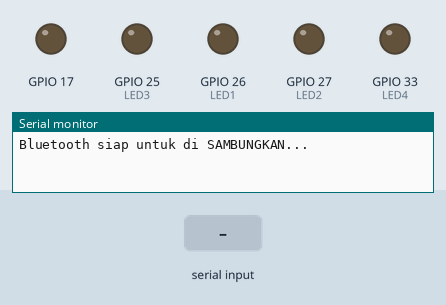
Simulated run of this sketch. Board: ESP32. Shown: output pins drawn as LEDs (lit = HIGH), the last lines printed to the serial monitor. The test bench sets the inputs (shaded band). Nothing arrives over Bluetooth unless stated.

Above: at 1.2 s.
1.3 s: "0" received over the second serial link
At 2.1 s:
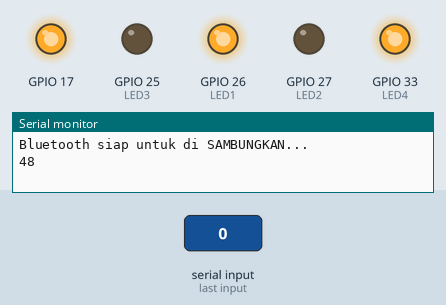
2.8 s: "1" received over the second serial link
At 3.3 s:
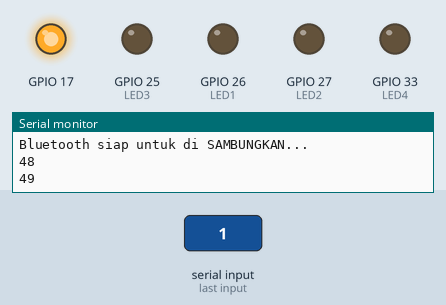
4.3 s: "2" received over the second serial link
At 5.5 s:
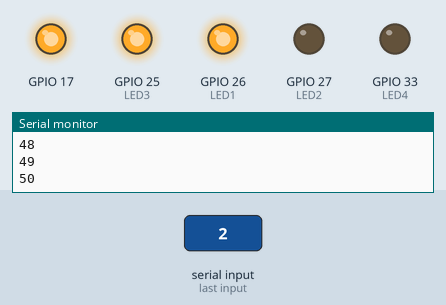
5.8 s: "4" received over the second serial link
At 6.7 s:
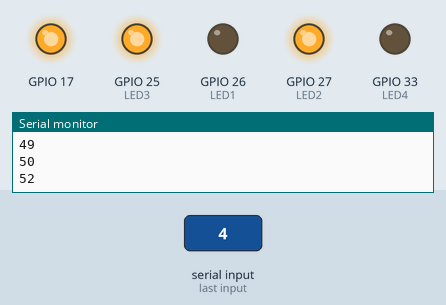
7.3 s: "3" received over the second serial link
At 7.9 s:
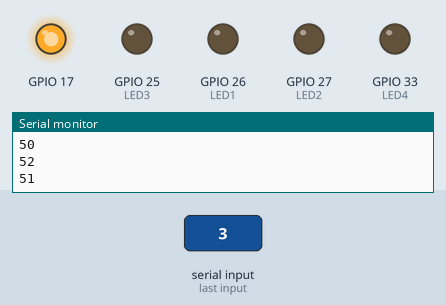
Timing chart, 0 to 9.8 s (numbered marks = the images above; inputs shaded):
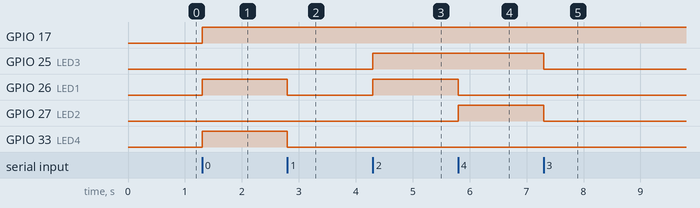

Measured:
- after the input at 1.3 s, GPIO 17, GPIO 26 (LED1), GPIO 33 (LED4): LOW → HIGH at once
- after the input at 2.8 s, GPIO 26 (LED1), GPIO 33 (LED4): HIGH → LOW at once
- after the input at 4.3 s, GPIO 25 (LED3), GPIO 26 (LED1): LOW → HIGH at once
- after the input at 5.8 s, GPIO 26 (LED1): HIGH → LOW at once; GPIO 27 (LED2): LOW → HIGH at once
- after the input at 7.3 s, GPIO 25 (LED3), GPIO 27 (LED2): HIGH → LOW at once

The sketch:

esp5_LED.ino
```cpp
// ini merupakan cript mengirim angka ke esp32 melalui boletooth
// basis untuk kontrol robot beroda namun dapat diaplay untuk smarthome
#include "BluetoothSerial.h"
BluetoothSerial SerialBT;
                int BTData;

                byte LED1 = 26; //IO 26
                byte LED2 = 27; //IO 27
                byte LED3 = 25; //IO 25
                byte LED4 = 33; //IO 33

                /* Check  Bluetooth configurations are enabled in the SDK */
                #if !defined(CONFIG_BT_ENABLED) || !defined(CONFIG_BLUEDROID_ENABLED)
                #error // Bluetooth is not enabled! Please run `make menuconfig` to and enable it
                #endif

                void setup()
                {
                  Serial.begin(115200);
                  SerialBT.begin("ESP32 WROOM BOARD");
                  Serial.println("Bluetooth siap untuk di SAMBUNGKAN...");
                  pinMode(LED1, OUTPUT);
                  pinMode(LED2, OUTPUT);
                  pinMode(LED3, OUTPUT);
                  pinMode(LED4, OUTPUT);
                  pinMode(17, OUTPUT);
                }

                void loop()
                {
                  if(SerialBT.available())
                  {
BTData = SerialBT.read();
//Serial.write(BTData);
digitalWrite(17, HIGH);
Serial.println (BTData);
                  }

                  if (BTData == 48) {
// left start
digitalWrite(LED1, HIGH);
digitalWrite(LED2, LOW);
digitalWrite(LED3, LOW);
digitalWrite(LED4, HIGH);
                  } else if (BTData == 49) {
// left stop
digitalWrite(LED1, LOW);
digitalWrite(LED2, LOW);
digitalWrite(LED3, LOW);
digitalWrite(LED4, LOW);
                  } else if (BTData == 50) {
// forward start
digitalWrite(LED1, HIGH);
digitalWrite(LED2, LOW);
digitalWrite(LED3, HIGH);
digitalWrite(LED4, LOW);
                  } else if (BTData == 51) {
// forward stop
digitalWrite(LED1, LOW);
digitalWrite(LED2, LOW);
digitalWrite(LED3, LOW);
digitalWrite(LED4, LOW);
                  } else if (BTData == 52) {
// right start
digitalWrite(LED1, LOW);
digitalWrite(LED2, HIGH);
digitalWrite(LED3, HIGH);
digitalWrite(LED4, LOW);
                  } else if (BTData == 53) {
// right stop
digitalWrite(LED1, LOW);
digitalWrite(LED2, LOW);
digitalWrite(LED3, LOW);
digitalWrite(LED4, LOW);
                  } else if (BTData == 54) {
// backward start
digitalWrite(LED1, LOW);
digitalWrite(LED2, HIGH);
digitalWrite(LED3, LOW);
digitalWrite(LED4, HIGH);
                  } else if (BTData == 55) {
// backward stop
digitalWrite(LED1, LOW);
digitalWrite(LED2, LOW);
digitalWrite(LED3, LOW);
digitalWrite(LED4, LOW);
                  } else {
digitalWrite(25, LOW);
digitalWrite(26, LOW);
digitalWrite(14, LOW);
digitalWrite(12, LOW);
                  }
                }
```
